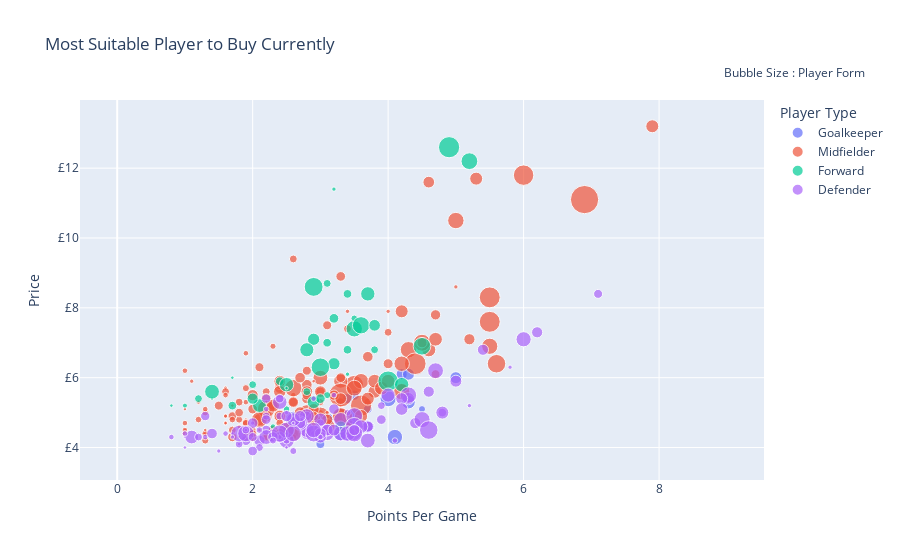

The notebook cell saved with this chart:
### Markdown cell above
#### Most Suitable Player to Buy Currently
[Move to top](#Fantasy-Premier-League---Player-Selector)

### Code cell
cf.go_offline()

df = players_details[['form','points_per_game','now_cost','team_name','singular_name','first_name','web_name']]
df["now_cost"] = df["now_cost"]/10
df.points_per_game = pd.to_numeric(df.points_per_game)
df.rename(columns = {'singular_name' : "Player Type"}, inplace = True)
df["name"] = df["first_name"] + ' ' + df["web_name"]
fig = px.scatter(df, x='points_per_game', 
                 y='now_cost',  
                 size = (players_details["form"].astype(float).values + abs(players_details["form"].astype(float).values.min()))*1.5, 
                 hover_name = "name",
                 hover_data= ["team_name"],
                 color ="Player Type",
                 title = "Most Suitable Player to Buy Currently"
                )
fig['layout']['yaxis'].update({'title': 'Price', 'tickprefix': '£'})
fig['layout']['xaxis'].update({'title': 'Points Per Game'})
fig.update_layout(
    showlegend=True,
    annotations=[
        dict(
            x=1.15,
            y=1.10,
            xref="paper",
            yref="paper",
            showarrow=False,
            text="Bubble Size : Player Form"
        )
    ]
)

fig.show()

### Figure 1 — Plotly figure (JSON) as saved in the notebook; plotly's stock layout.template omitted (floating-point values rounded to 4 significant figures; data arrays with more than 128 entries replaced by an {"elided": "..."} marker saying what was removed)
{"data": [{"customdata": [["Arsenal"], ["Arsenal"], ["Arsenal"], ["Arsenal"], ["Arsenal"], ["Aston Villa"], ["Aston Villa"], ["Aston Villa"], ["Aston Villa"], ["Aston Villa"], ["Brentford"], ["Brentford"], ["Brentford"], ["Brentford"], ["Brentford"], ["Brentford"], ["Brighton"], ["Brighton"], ["Brighton"], ["Brighton"], ["Brighton"], ["Burnley"], ["Burnley"], ["Burnley"], ["Burnley"], ["Burnley"], ["Chelsea"], ["Chelsea"], ["Chelsea"], ["Crystal Palace"], ["Crystal Palace"], ["Crystal Palace"], ["Everton"], ["Everton"], ["Everton"], ["Everton"], ["Everton"], ["Leicester"], ["Leicester"], ["Leicester"], ["Leeds"], ["Leeds"], ["Leeds"], ["Liverpool"], ["Liverpool"], ["Liverpool"], ["Liverpool"], ["Man City"], ["Man City"], ["Man City"], ["Man City"], ["Man Utd"], ["Man Utd"], ["Man Utd"], ["Newcastle"], ["Newcastle"], ["Newcastle"], ["Newcastle"], ["Norwich"], ["Norwich"], ["Norwich"], ["Norwich"], ["Southampton"], ["Southampton"], ["Southampton"], ["Southampton"], ["Spurs"], ["Spurs"], ["Spurs"], ["Spurs"], ["Watford"], ["Watford"], ["Watford"], ["Watford"], ["West Ham"], ["West Ham"], ["West Ham"], ["Wolves"], ["Wolves"], ["Wolves"], ["Wolves"], ["Wolves"], ["Wolves"]], "hovertemplate": "<b>%{hovertext}</b><br><br>Player Type=Goalkeeper<br>points_per_game=%{x}<br>now_cost=%{y}<br>size=%{marker.size}<br>team_name=%{customdata[0]}<extra></extra>", "hovertext": ["Bernd Leno", "Rúnar Alex Rúnarsson", "Karl Hein", "Aaron Ramsdale", "Arthur Okonkwo", "Jed Steer", "Emiliano Martínez", "Viljami Sinisalo", "Filip Marschall", "Robin Olsen", "David Raya", "Ellery Balcombe", "Patrik Gunnarsson", "Álvaro Fernández", "Matthew Cox", "Jonas Lössl", "Jason Steele", "Mathew Ryan", "Robert Sánchez", "Kjell Scherpen", "Thomas McGill", "Nick Pope", "Will Norris", "Bailey Peacock-Farrell", "Wayne Hennessey", "Sam Waller", "Kepa Arrizabalaga", "Edouard Mendy", "Marcus Bettinelli", "Vicente Guaita", "Jack Butland", "Remi Matthews", "Jordan Pickford", "João Virgínia", "Asmir Begović", "Andy Lonergan", "Harry Tyrer", "Kasper Schmeichel", "Danny Ward", "Eldin Jakupovic", "Francisco Casilla", "Illan Meslier", "Kristoffer Klaesson", "Adrián Adrián", "Alisson Alisson", "Caoimhin Kelleher", "Marcelo Pitaluga", "Ederson Ederson", "Zack Steffen", "Scott Carson", "Cieran Slicker", "David de Gea", "Dean Henderson", "Tom Heaton", "Karl Darlow", "Martin Dubravka", "Freddie Woodman", "Mark Gillespie", "Michael McGovern", "Tim Krul", "Angus Gunn", "Jon McCracken", "Fraser Forster", "Alex McCarthy", "Harry Lewis", "Willy Caballero", "Joe Hart", "Hugo Lloris", "Pierluigi Gollini", "Brandon Austin", "Ben Foster", "Daniel Bachmann", "Robert Elliot", "Vincent Angelini", "Darren Randolph", "Lukasz Fabianski", "Alphonse Areola", "Rui Pedro Patrício", "Andreas Söndergaard", "John Ruddy", "José Sá", "Louie Moulden", "James Storer"], "legendgroup": "Goalkeeper", "marker": {"color": "#636efa", "size": [1.8, 0.0, 0.0, 1.2, 0.0, 0.0, 2.55, 0.0, 0.0, 0.0, 5.7, 0.0, 0.0, 0.0, 0.0, 0.0, 0.0, 0.0, 5.25, 0.0, 0.0, 2.4, 0.0, 0.0, 0.0, 0.0, 0.0, 3.0, 0.0, 4.05, 0.0, 0.0, 4.5, 0.0, 0.0, 0.0, 0.0, 5.4, 0.0, 0.0, 0.0, 6.75, 0.0, 0.0, 3.45, 0.0, 0.0, 3.45, 0.0, 0.0, 0.0, 1.8, 0.0, 0.0, 0.0, 3.3, 0.0, 0.0, 0.0, 10.95, 0.0, 0.0, 4.8, 0.0, 0.0, 0.0, 0.0, 6.3, 0.0, 0.0, 1.95, 0.0, 0.0, 0.0, 0.0, 2.25, 0.0, 0.0, 0.0, 0.0, 4.5, 0.0, 0.0], "sizemode": "area", "sizeref": 0.048, "symbol": "circle"}, "mode": "markers", "name": "Goalkeeper", "orientation": "v", "showlegend": true, "type": "scatter", "x": [2.5, 0.0, 0.0, 4.5, 0.0, 1.0, 3.5, 0.0, 0.0, 0.0, 4.1, 0.0, 0.0, 2.6, 0.0, 1.0, 2.0, 0.0, 3.4, 0.0, 0.0, 3.4, 0.0, 0.0, 2.0, 0.0, 4.8, 4.2, 0.0, 3.7, 3.2, 0.0, 3.1, 0.0, 6.0, 0.0, 0.0, 3.5, 0.0, 0.0, 0.0, 2.6, 2.0, 0.0, 5.0, 4.0, 0.0, 4.3, 7.0, 0.0, 0.0, 3.7, 0.0, 0.0, 2.5, 3.3, 2.2, 0.0, 0.0, 3.4, 3.7, 0.0, 3.3, 3.5, 0.0, 1.0, 0.0, 4.0, 0.0, 0.0, 3.0, 2.0, 0.0, 0.0, 0.0, 3.3, 2.0, 0.0, 0.0, 0.0, 4.3, 0.0, 0.0], "xaxis": "x", "y": [4.5, 4.0, 4.0, 5.1, 3.9, 3.9, 5.5, 4.0, 4.0, 4.0, 4.3, 4.0, 3.9, 4.5, 4.0, 4.5, 3.9, 4.5, 4.6, 4.5, 4.0, 5.4, 4.3, 4.5, 4.5, 4.0, 4.5, 6.1, 4.0, 4.6, 4.4, 3.9, 4.8, 4.0, 4.0, 3.9, 4.0, 4.9, 4.0, 3.9, 4.5, 4.8, 4.3, 4.3, 6.0, 4.3, 4.0, 6.1, 4.4, 3.9, 4.0, 5.1, 4.7, 3.9, 4.5, 4.5, 4.3, 3.9, 3.9, 4.5, 4.0, 4.0, 4.4, 4.3, 3.9, 4.2, 4.5, 5.4, 4.2, 4.0, 4.1, 4.1, 4.0, 4.0, 4.3, 5.0, 4.7, 5.0, 3.9, 4.3, 5.3, 4.0, 4.0], "yaxis": "y"}, {"customdata": {"elided": "302x1 str values"}, "hovertemplate": "<b>%{hovertext}</b><br><br>Player Type=Midfielder<br>points_per_game=%{x}<br>now_cost=%{y}<br>size=%{marker.size}<br>team_name=%{customdata[0]}<extra></extra>", "hovertext": {"elided": "302 str values"}, "legendgroup": "Midfielder", "marker": {"color": "#EF553B", "size": {"elided": "302 float values"}, "sizemode": "area", "sizeref": 0.048, "symbol": "circle"}, "mode": "markers", "name": "Midfielder", "orientation": "v", "showlegend": true, "type": "scatter", "x": {"elided": "302 float values"}, "xaxis": "x", "y": {"elided": "302 float values"}, "yaxis": "y"}, {"customdata": [["Arsenal"], ["Arsenal"], ["Arsenal"], ["Arsenal"], ["Arsenal"], ["Aston Villa"], ["Aston Villa"], ["Aston Villa"], ["Aston Villa"], ["Aston Villa"], ["Aston Villa"], ["Brentford"], ["Brentford"], ["Brentford"], ["Brentford"], ["Brighton"], ["Brighton"], ["Brighton"], ["Brighton"], ["Brighton"], ["Brighton"], ["Brighton"], ["Burnley"], ["Burnley"], ["Burnley"], ["Burnley"], ["Burnley"], ["Chelsea"], ["Chelsea"], ["Chelsea"], ["Chelsea"], ["Chelsea"], ["Crystal Palace"], ["Crystal Palace"], ["Crystal Palace"], ["Crystal Palace"], ["Crystal Palace"], ["Everton"], ["Everton"], ["Everton"], ["Everton"], ["Everton"], ["Everton"], ["Everton"], ["Everton"], ["Leicester"], ["Leicester"], ["Leicester"], ["Leeds"], ["Leeds"], ["Leeds"], ["Leeds"], ["Liverpool"], ["Liverpool"], ["Man City"], ["Man City"], ["Man City"], ["Man Utd"], ["Man Utd"], ["Man Utd"], ["Newcastle"], ["Newcastle"], ["Newcastle"], ["Newcastle"], ["Newcastle"], ["Norwich"], ["Norwich"], ["Norwich"], ["Norwich"], ["Norwich"], ["Norwich"], ["Southampton"], ["Southampton"], ["Southampton"], ["Southampton"], ["Southampton"], ["Southampton"], ["Spurs"], ["Spurs"], ["Watford"], ["Watford"], ["Watford"], ["Watford"], ["Watford"], ["Watford"], ["Watford"], ["Watford"], ["Watford"], ["Watford"], ["Watford"], ["West Ham"], ["Wolves"], ["Wolves"], ["Wolves"], ["Wolves"]], "hovertemplate": "<b>%{hovertext}</b><br><br>Player Type=Forward<br>points_per_game=%{x}<br>now_cost=%{y}<br>size=%{marker.size}<br>team_name=%{customdata[0]}<extra></extra>", "hovertext": ["Pierre-Emerick Aubameyang", "Alexandre Lacazette", "Edward Nketiah", "Folarin Balogun", "Mika Biereth", "Ollie Watkins", "Wesley Wesley", "Mbwana Ally Samatta", "Keinan Davis", "Danny Ings", "Cameron Archer", "Ivan Toney", "Marcus Forss", "Halil Dervişoğlu", "Nathan Young-Coombes", "Neal Maupay", "Aaron Connolly", "Danny Welbeck", "Florin Andone", "Andi Zeqiri", "Jürgen Locadia", "Evan Ferguson", "Jay Rodriguez", "Ashley Barnes", "Matej Vydra", "Lewis Richardson", "Wout Weghorst", "Olivier Giroud", "Michy Batshuayi", "Timo Werner", "Tammy Abraham", "Romelu Lukaku", "Christian Benteke", "Jordan Ayew", "Jean-Philippe Mateta", "Robert Street", "Odsonne Edouard", "Dominic Calvert-Lewin", "Richarlison Richarlison", "Nathan Broadhead", "Moise Kean", "Salomón Rondón", "Ellis Simms", "Lewis Dobbin", "Cenk Tosun", "Jamie Vardy", "Kelechi Iheanacho", "Patson Daka", "Rodrigo Rodrigo", "Patrick Bamford", "Sam Greenwood", "Joe Gelhardt", "Roberto Firmino", "Divock Origi", "Gabriel Fernando Jesus", "Kayky da Silva Kayky", "Liam Delap", "Edinson Cavani", "Anthony Martial", "Cristiano Ronaldo Ronaldo", "Chris Wood", "Callum Wilson", "Dwight Gayle", "Allan Saint-Maximin", "Joelinton Cássio Joelinton", "Teemu Pukki", "Jordan Hugill", "Adam Idah", "Joshua Sargent", "Thomas Dickson-Peters", "Abu Kamara", "Daniel Nlundulu", "Che Adams", "Michael Obafemi", "Armando Broja", "Shane Long", "Adam A.Armstrong", "Harry Kane", "Dane Scarlett", "Troy Deeney", "Andre Gray", "Stipe Perica", "Isaac Success", "Ashley Fletcher", "João Pedro João Pedro", "Emmanuel Dennis", "Joshua King", "Adedapo Mebude", "Juan Camilo Cucho", "Shaqai Forde", "Michail Antonio", "Raúl Jiménez", "Fabio Fabio Silva", "Patrick Cutrone", "Hee-Chan Hwang"], "legendgroup": "Forward", "marker": {"color": "#00cc96", "size": [0.0, 1.8, 1.5, 0.0, 0.0, 6.45, 0.0, 0.0, 0.0, 1.05, 0.0, 7.5, 0.0, 0.0, 0.0, 0.0, 0.0, 1.8, 0.0, 0.0, 0.0, 0.0, 4.5, 0.6, 1.8, 0.0, 3.6, 0.0, 0.0, 8.55, 0.0, 0.45, 0.0, 4.95, 4.05, 0.0, 0.45, 2.25, 7.2, 0.0, 0.0, 0.3, 0.0, 0.0, 0.0, 0.0, 3.6, 1.8, 8.25, 0.0, 3.0, 0.75, 1.5, 0.0, 4.95, 0.0, 0.0, 0.0, 0.0, 6.75, 4.8, 0.0, 0.3, 1.8, 1.5, 10.05, 0.0, 0.0, 0.0, 0.0, 0.0, 0.0, 1.5, 0.0, 1.2, 0.3, 0.3, 10.8, 0.0, 0.0, 0.0, 0.0, 0.0, 0.0, 3.0, 4.95, 1.5, 0.0, 1.05, 0.0, 3.3, 0.0, 5.25, 0.0, 2.25], "sizemode": "area", "sizeref": 0.048, "symbol": "circle"}, "mode": "markers", "name": "Forward", "orientation": "v", "showlegend": true, "type": "scatter", "x": [3.1, 3.4, 1.2, 1.0, 0.0, 3.5, 1.0, 0.0, 1.0, 3.5, 1.0, 4.5, 1.6, 0.0, 0.0, 3.4, 1.2, 2.4, 0.0, 0.0, 1.0, 1.0, 2.1, 1.0, 1.7, 0.0, 3.2, 0.0, 0.0, 2.9, 0.0, 3.2, 2.5, 2.5, 2.9, 0.0, 3.4, 3.2, 3.6, 0.0, 1.0, 1.7, 2.0, 0.7, 1.0, 5.1, 2.9, 3.1, 3.0, 3.1, 3.3, 2.3, 3.1, 3.2, 3.7, 1.0, 1.0, 2.5, 1.8, 5.2, 2.8, 3.9, 0.8, 3.4, 2.0, 4.0, 0.0, 2.1, 2.4, 0.0, 0.0, 0.0, 3.8, 0.0, 3.1, 1.4, 2.5, 4.9, 1.0, 1.0, 0.0, 0.0, 0.0, 1.0, 2.0, 4.2, 2.8, 0.0, 2.5, 0.0, 3.8, 3.1, 1.4, 0.0, 3.0], "xaxis": "x", "y": [9.6, 8.4, 5.4, 4.7, 4.5, 7.4, 5.4, 5.5, 4.5, 7.7, 4.5, 6.9, 5.3, 5.4, 4.5, 6.4, 5.3, 5.9, 5.0, 4.5, 4.4, 4.5, 5.2, 5.2, 5.2, 4.5, 6.4, 6.5, 5.5, 8.6, 6.5, 11.4, 6.0, 5.8, 5.3, 4.5, 6.1, 7.7, 7.5, 4.5, 6.0, 6.0, 4.5, 4.5, 5.0, 10.3, 7.1, 7.0, 6.3, 7.7, 4.6, 4.6, 8.7, 4.8, 8.4, 5.0, 4.5, 8.4, 7.6, 12.2, 6.8, 7.1, 5.2, 6.8, 5.8, 5.9, 5.4, 4.9, 5.4, 4.5, 4.5, 4.5, 6.8, 4.5, 5.5, 5.4, 5.7, 12.6, 4.5, 5.4, 5.4, 4.5, 5.0, 4.8, 5.4, 5.8, 5.6, 4.5, 5.1, 4.5, 7.5, 7.5, 5.6, 5.0, 5.4], "yaxis": "y"}, {"customdata": {"elided": "245x1 str values"}, "hovertemplate": "<b>%{hovertext}</b><br><br>Player Type=Defender<br>points_per_game=%{x}<br>now_cost=%{y}<br>size=%{marker.size}<br>team_name=%{customdata[0]}<extra></extra>", "hovertext": {"elided": "245 str values"}, "legendgroup": "Defender", "marker": {"color": "#ab63fa", "size": {"elided": "245 float values"}, "sizemode": "area", "sizeref": 0.048, "symbol": "circle"}, "mode": "markers", "name": "Defender", "orientation": "v", "showlegend": true, "type": "scatter", "x": {"elided": "245 float values"}, "xaxis": "x", "y": {"elided": "245 float values"}, "yaxis": "y"}], "layout": {"annotations": [{"showarrow": false, "text": "Bubble Size : Player Form", "x": 1.15, "xref": "paper", "y": 1.1, "yref": "paper"}], "legend": {"itemsizing": "constant", "title": {"text": "Player Type"}, "tracegroupgap": 0}, "showlegend": true, "title": {"text": "Most Suitable Player to Buy Currently"}, "xaxis": {"anchor": "y", "domain": [0.0, 1.0], "title": {"text": "Points Per Game"}}, "yaxis": {"anchor": "x", "domain": [0.0, 1.0], "tickprefix": "£", "title": {"text": "Price"}}}}
